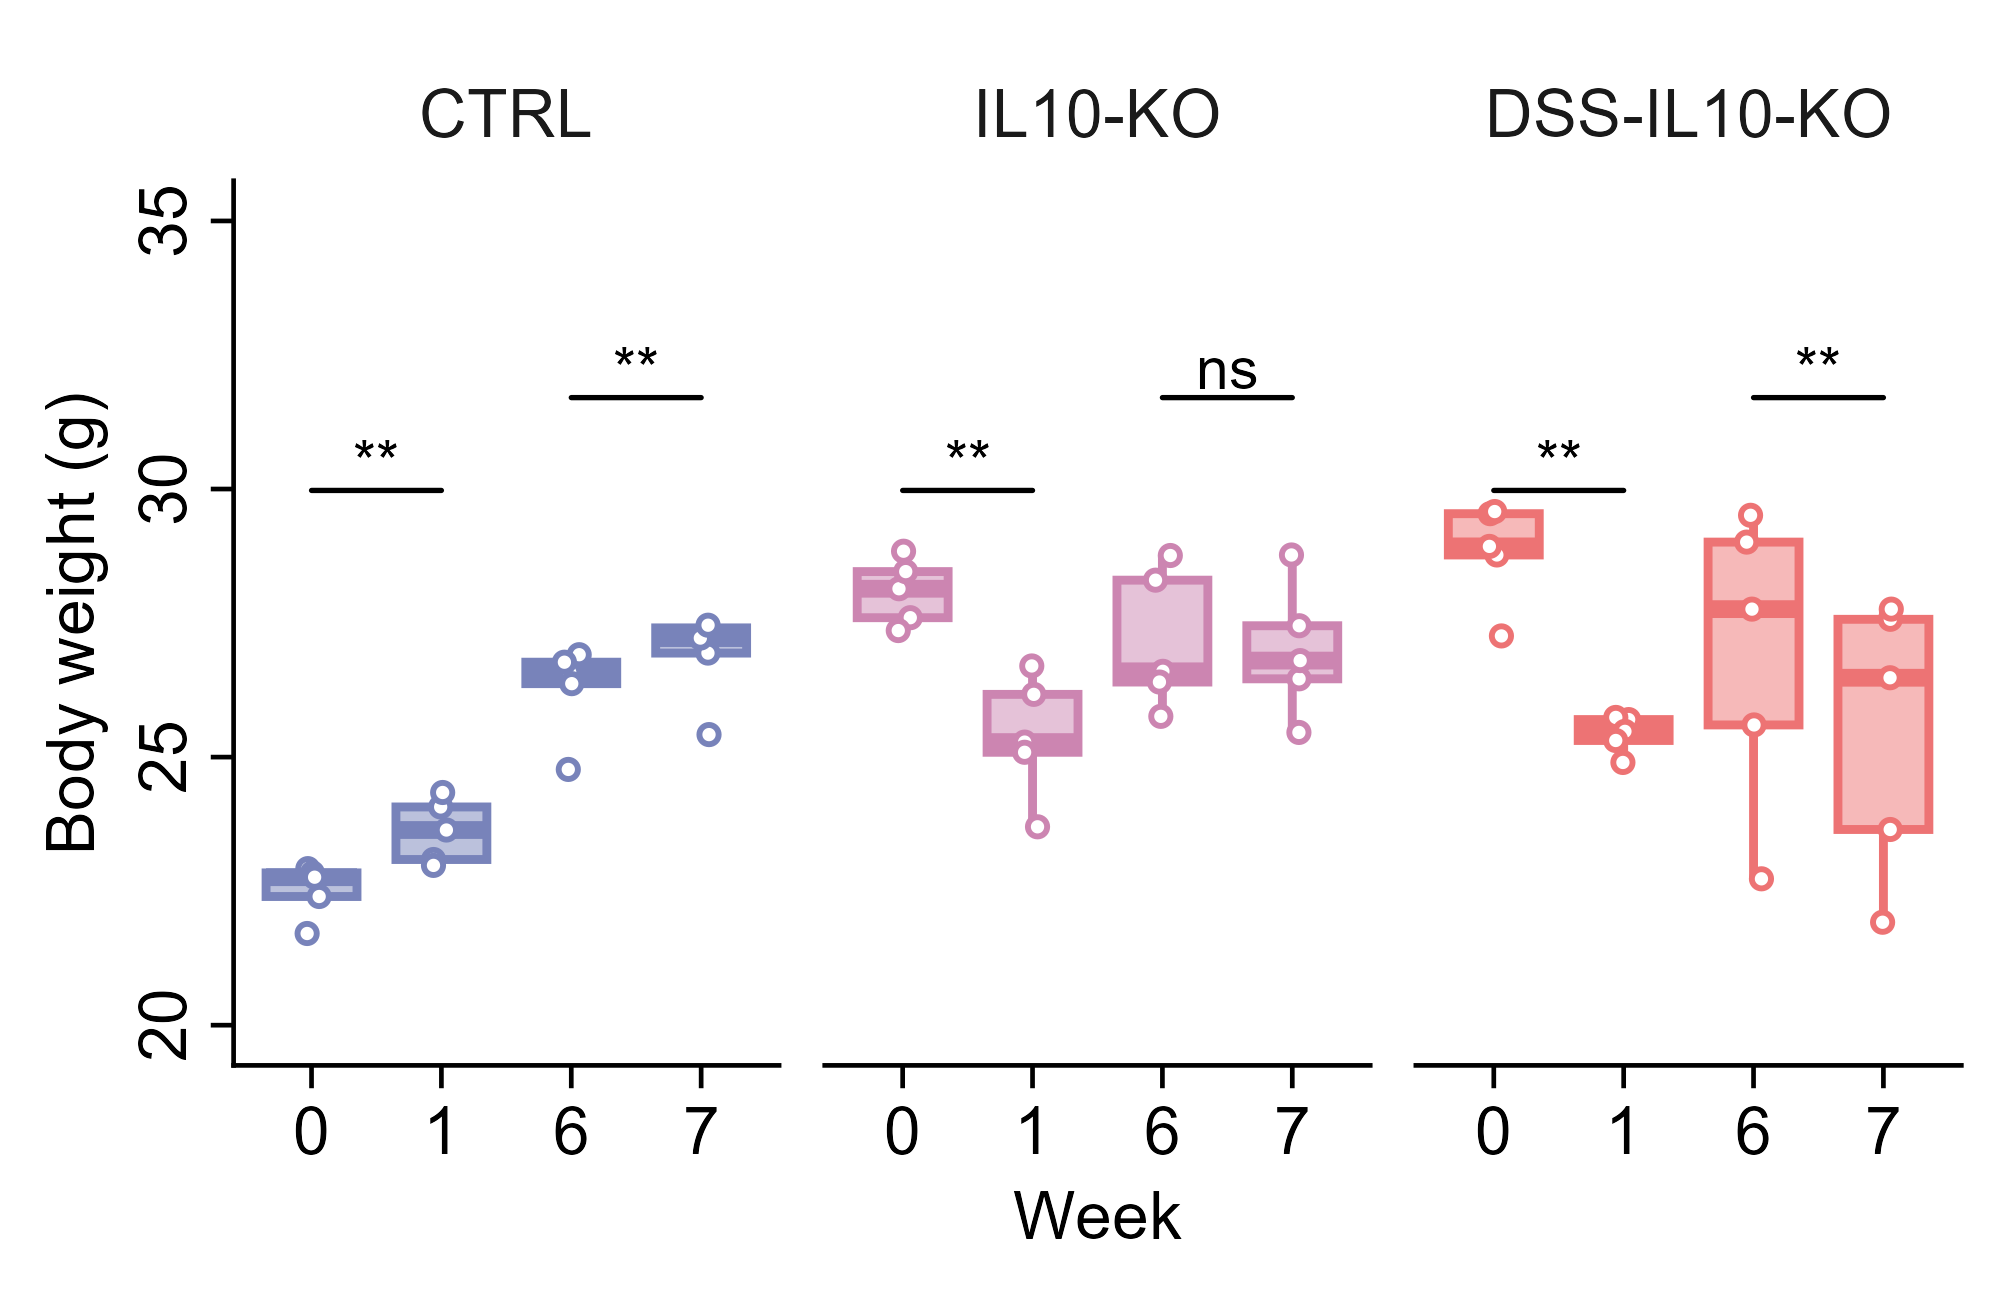

Write R code to recreate this figure.
# ============================================================
# Body Weight Analysis - Within-Subject Comparisons
# Revised for Diabetologia Journal Submission
# Paired t-test throughout - uniform across panel
# Comparing Week 0 vs Week 1, and Week 6 vs Week 7
# Three groups: CTRL, IL10-KO, DSS-IL10-KO
# ============================================================

# 0) Clear workspace and set working directory
rm(list = ls())
# Set the working directory to this script's own folder before running
# (e.g. in RStudio: Session > Set Working Directory > To Source File Location)

# 1) Load required libraries
library(ggplot2)
library(readr)
library(dplyr)
library(ggpubr)
library(rstatix)
library(tidyr)

# 2) Define Diabetologia colour palette
diabetologia_colors <- c(
  "CTRL"        = rgb(120, 131, 186, maxColorValue = 255),
  "IL10-KO"     = rgb(204, 133, 177, maxColorValue = 255),
  "DSS-IL10-KO" = rgb(237, 115, 116, maxColorValue = 255)
)

# 3) Define comparison weeks (post-DSS treatment)
my_comparison_weeks <- list(
  c("0", "1"),  # First DSS treatment effect
  c("6", "7")   # Second DSS treatment effect
)

# ============================================================
# 4) Import body weight data
# ============================================================
cat("\n=== LOADING BODY WEIGHT DATA ===\n")
dat <- read_csv("Fig_1b_Data_BW.csv")
dat <- dat %>% filter(Replicate %in% c("Rep1", "Rep2", "Rep3", "Rep4", "Rep5"))

dat <- dat %>%
  filter(Week_num %in% c(0, 1, 6, 7)) %>%
  filter(!is.na(BW))

dat$ID       <- as.factor(dat$ID)
dat$Group    <- factor(dat$Group,
                       levels = c("CTRL", "IL10-KO", "DSS-IL10-KO"))
dat$Week_num <- as.factor(dat$Week_num)

z_order    <- c("CTRL", "IL10-KO", "DSS-IL10-KO")
Group.labs <- c("CTRL", "IL10-KO", "DSS-IL10-KO")
names(Group.labs) <- z_order

cat("\n=== DATA STRUCTURE FOR BODY WEIGHT ===\n")
print(head(dat, 20))
cat("\nTotal observations:", nrow(dat), "\n")
cat("\nSample sizes per group per week:\n")
print(table(dat$Group, dat$Week_num))

# ============================================================
# 4A) NORMALITY TESTING (informational only)
# ============================================================
cat("\n=== NORMALITY TESTING (Shapiro-Wilk, informational only) ===\n")

normality_results <- data.frame()

for (grp in z_order) {
  for (comp in my_comparison_weeks) {
    week1 <- comp[1]
    week2 <- comp[2]
    
    data_wide <- dat %>%
      filter(Group == grp, Week_num %in% c(week1, week2)) %>%
      select(ID, Week_num, BW) %>%
      pivot_wider(names_from   = Week_num,
                  values_from  = BW,
                  names_prefix = "Week_")
    
    if (ncol(data_wide) >= 3) {
      differences <- data_wide[[paste0("Week_", week2)]] -
        data_wide[[paste0("Week_", week1)]]
      differences <- differences[!is.na(differences)]
      
      if (length(differences) >= 3) {
        shapiro_result <- shapiro.test(differences)
        
        normality_results <- rbind(normality_results, data.frame(
          Group      = grp,
          Comparison = paste0("Week ", week1, " vs ", week2),
          n          = length(differences),
          Shapiro_W  = round(shapiro_result$statistic, 4),
          Shapiro_p  = round(shapiro_result$p.value, 4),
          Normal     = shapiro_result$p.value > 0.05,
          Test_Used  = "Paired t-test (uniform across panel)"
        ))
        
        cat(sprintf("%s, Week %s vs %s: W = %.4f, p = %.4f (%s)\n",
                    grp, week1, week2,
                    shapiro_result$statistic,
                    shapiro_result$p.value,
                    ifelse(shapiro_result$p.value > 0.05,
                           "Normal", "Non-normal")))
      }
    }
  }
}

write.csv(normality_results,
          file      = "Fig_1b_Normality_Tests.csv",
          row.names = FALSE)
cat("\n✓ Normality results exported (informational only)\n")

# ============================================================
# 5) STATISTICAL TESTS - PAIRED T-TEST THROUGHOUT
# ============================================================
cat("\n=== PERFORMING PAIRED T-TESTS (uniform across panel) ===\n")

all_test_results <- data.frame()

for (grp in z_order) {
  for (comp in my_comparison_weeks) {
    week1 <- comp[1]
    week2 <- comp[2]
    
    dat_subset <- dat %>%
      filter(Group == grp, Week_num %in% c(week1, week2))
    
    test_result <- compare_means(
      formula     = BW ~ Week_num,
      data        = dat_subset,
      method      = "t.test",      # Uniform paired t-test throughout
      paired      = TRUE,
      comparisons = list(c(week1, week2))
    ) %>%
      mutate(
        Group       = grp,
        Test_Method = "paired t-test"
      )
    
    all_test_results <- rbind(all_test_results, test_result)
  }
}

# Significance labels from uncorrected p values
all_test_results <- all_test_results %>%
  mutate(
    p        = signif(p, 3),
    p.signif = case_when(
      p < 0.001 ~ "***",
      p < 0.01  ~ "**",
      p < 0.05  ~ "*",
      TRUE      ~ "ns"
    )
  ) %>%
  rename(Variable = .y.) %>%
  select(Group, Variable, group1, group2, Test_Method, p, p.signif)

cat("\n=== Statistical Test Results (uncorrected, paired t-test) ===\n")
print(all_test_results)

write.csv(all_test_results,
          file      = "Fig_1b_Statistical_Tests.csv",
          row.names = FALSE)
cat("\n✓ Statistical test results exported to Fig_1b_Statistical_Tests.csv\n")

# ============================================================
# 6) PLOT - PAIRED T-TEST THROUGHOUT (consistent with CSV)
# ============================================================
cat("\n=== GENERATING BOXPLOT ===\n")

combined_plot <- ggboxplot(
  dat, x = "Week_num", y = "BW",
  color  = "Group", fill = "Group",
  alpha  = 0.5, add = "jitter",
  add.params = list(color = "Group", shape = 21,
                    fill  = "white", size  = 0.75),
  palette       = diabetologia_colors,
  outlier.shape = NA
) +
  lims(y = c(20, 35)) +
  labs(y = "Body weight (g)", x = "Week") +
  facet_wrap(vars(Group), ncol = 3,
             labeller = labeller(Group = Group.labs)) +
  theme_classic() +
  theme(
    legend.position  = "none",
    strip.text       = element_text(size = 8),
    strip.background = element_blank(),
    axis.title       = element_text(size = 8),
    axis.text.x      = element_text(size = 8, colour = "black"),
    axis.text.y      = element_text(size = 8, colour = "black",
                                    angle = 90, hjust = 0.5),
    axis.line        = element_line(colour = "black",
                                    linewidth = 0.75 / .pt),
    axis.ticks       = element_line(colour = "black",
                                    linewidth = 0.75 / .pt),
    #panel.spacing    = unit(0.3, "cm"),
    #plot.margin      = margin(3.8, 3.8, 3.8, 3.8, "mm")
  ) +
  stat_compare_means(
    comparisons   = my_comparison_weeks,
    method        = "t.test",    # Consistent with CSV export
    paired        = TRUE,
    tip.length    = 0.0,
    step.increase = 0.22,
    label         = "p.signif", # Uncorrected p values
    size          = 2.5,
    bracket.size  = 0.3
  )

print(combined_plot)

ggsave(filename = "Fig_1b_Boxplot_BW.png",
       plot = combined_plot,
       scale = 1, width = 8.5, height = 5.5,
       units = "cm", dpi = 600, limitsize = FALSE)

ggsave(filename = "Fig_1b_Boxplot_BW.svg",
       plot = combined_plot,
       scale = 1, width = 8.5, height = 5.5,
       units = "cm", limitsize = FALSE)

cat("✓ Boxplot saved in PNG and SVG formats\n")

# ============================================================
# 7) Summary statistics
# ============================================================
summary_stats <- dat %>%
  group_by(Group, Week_num) %>%
  summarise(
    n      = n(),
    mean   = round(mean(BW, na.rm = TRUE), 2),
    sd     = round(sd(BW,   na.rm = TRUE), 2),
    sem    = round(sd(BW,   na.rm = TRUE) / sqrt(n()), 2),
    median = round(median(BW, na.rm = TRUE), 2),
    min    = round(min(BW,  na.rm = TRUE), 2),
    max    = round(max(BW,  na.rm = TRUE), 2),
    .groups = "drop"
  ) %>%
  mutate(Mean_SEM = paste0(mean, " ± ", sem))

print(summary_stats)

write.csv(summary_stats,
          file      = "Fig_1b_Summary_BW.csv",
          row.names = FALSE)
cat("✓ Summary statistics exported to Fig_1b_Summary_BW.csv\n")

# ============================================================
# 8) Body weight changes
# ============================================================
bw_changes <- dat %>%
  select(ID, Group, Week_num, BW) %>%
  pivot_wider(names_from   = Week_num,
              values_from  = BW,
              names_prefix = "Week_") %>%
  mutate(
    Delta_BW_0_1       = Week_1 - Week_0,
    Delta_BW_6_7       = Week_7 - Week_6,
    PercentChange_0_1  = round((Delta_BW_0_1 / Week_0) * 100, 2),
    PercentChange_6_7  = round((Delta_BW_6_7 / Week_6) * 100, 2)
  )

write.csv(bw_changes,
          file      = "Fig_1b_BW_Changes.csv",
          row.names = FALSE)
cat("✓ Body weight changes exported to Fig_1b_BW_Changes.csv\n")

# ============================================================
# 9) Summary
# ============================================================
cat("\n", rep("=", 60), "\n", sep = "")
cat("ANALYSIS COMPLETE\n")
cat(rep("=", 60), "\n", sep = "")
cat("\nGenerated files:\n")
cat(" 1. Fig_1b_Normality_Tests.csv   (informational only)\n")
cat(" 2. Fig_1b_Statistical_Tests.csv (paired t-test, uncorrected p)\n")
cat(" 3. Fig_1b_Boxplot_BW.png        (600 dpi)\n")
cat(" 4. Fig_1b_Boxplot_BW.svg        (vector format)\n")
cat(" 5. Fig_1b_Summary_BW.csv        (descriptive statistics)\n")
cat(" 6. Fig_1b_BW_Changes.csv        (individual delta values)\n")
cat("\nStatistical approach:\n")
cat(" - Paired t-test throughout (uniform across panel)\n")
cat(" - Uncorrected p values reported\n")
cat(" - Normality tests retained for transparency (informational)\n")
cat(" - Comparisons: Week 0 vs 1 (first DSS effect),")
cat("   Week 6 vs 7 (second DSS effect)\n")
cat(rep("=", 60), "\n", sep = "")
